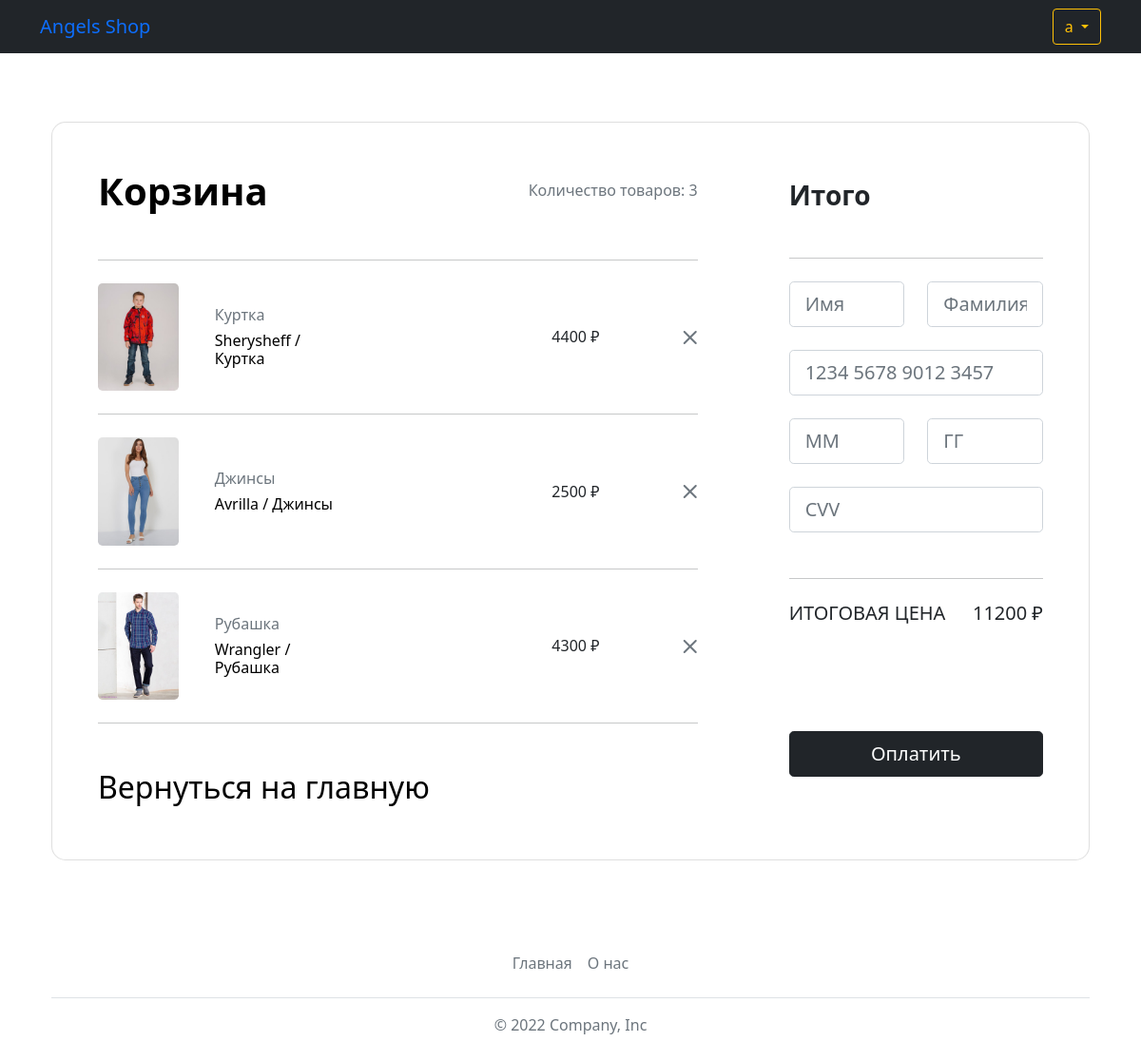
The app's page /basket (signed in) with its own data.
### data/users.py (models this page shows, shortened)
class User(SqlAlchemyBase, UserMixin):
    __tablename__ = 'users'
    id = sqlalchemy.Column(sqlalchemy.Integer,
                           primary_key=True, autoincrement=True)
    name = sqlalchemy.Column(sqlalchemy.String, nullable=False)
    email = sqlalchemy.Column(sqlalchemy.String,
                              index=True, unique=True, nullable=False)
    hashed_password = sqlalchemy.Column(sqlalchemy.String, nullable=False)
    created_date = sqlalchemy.Column(sqlalchemy.DateTime,
                                     default=datetime.datetime.now)

### data/products.py (models this page shows)
class Products(SqlAlchemyBase):
    __tablename__ = 'products'
    id = sqlalchemy.Column(sqlalchemy.Integer,
                           primary_key=True, autoincrement=True)
    title = sqlalchemy.Column(sqlalchemy.String, nullable=False)
    price = sqlalchemy.Column(sqlalchemy.Integer, nullable=False)
    type = sqlalchemy.Column(sqlalchemy.String, nullable=False)
    image_path = sqlalchemy.Column(sqlalchemy.String, nullable=False)

### main.py (the view, shortened to what this page needs)
@app.route('/basket', methods=['post', 'get'])
@login_required
def basket():
    form = Payment()
    db_sess = db_session.create_session()
    data = db_sess.query(Orders).filter(Orders.id_client == current_user.id, Orders.status == "not paid").first()
    items = db_sess.query(OrdersItems).filter(OrdersItems.id_order == data.id).all()
    list_items = []
    total = 0
    for i in items:
        products = db_sess.query(Products).filter(Products.id == i.id_product).first()
        total += products.price
        list_items.append(
            [products.title, products.title.split()[-1], products.price, products.type, products.image_path,
             products.id])
    if len(list_items) == 0:
        return render_template('basket.html', title='Корзина', list_items=[], count=len(list_items),
                                   total=total, form=form)
    return render_template('basket.html', title='Корзина', list_items=list_items, count=len(list_items),
                               total=total, form=form)

### forms/payment.py
class Payment(FlaskForm):
    name = StringField('', validators=[DataRequired()])
    surname = StringField('', validators=[DataRequired()])
    number_card = StringField('', validators=[DataRequired()])
    month = StringField('', validators=[DataRequired()])
    year = StringField('', validators=[DataRequired()])
    cvv = StringField('', validators=[DataRequired()])
    submit = SubmitField('Оплатить')

### data/db_session.py (called while the page is built)
def create_session() -> Session:
    global __factory
    return __factory()

### main.py (called while the page is built)
@login_manager.user_loader
def load_user(user_id):
    db_sess = db_session.create_session()
    return db_sess.query(User).get(user_id)

### templates/basket.html (shortened to what this page needs)
{% extends "base_without_search.html" %}
{% block content %}
<section class="h-100 h-custom">
    <div class="container py-5 h-100">
        <div class="row d-flex justify-content-center align-items-center h-100">
            <div class="col-12">
                <div class="card card-registration card-registration-2" style="border-radius: 15px;">
                    <div class="card-body p-0">
                        <div class="row g-0">
                            {% if list_items == [] %}
                            <div class="col-lg-8">
                                <div class="p-5">
                                    <div class="d-flex justify-content-between align-items-center mb-4">
                                        <h1 class="fw-bold mb-0 text-black">В Корзине пока ничего нет</h1>
                                    </div>
                                    <a href="/" class="text-black" style="text-decoration: none"><h2
                                            class="pb-3 pt-4 border-top">Вернуться на главную</h2></a>
                                </div>
                            </div>
                            {% else %}
                            <div class="col-lg-8">
                                <div class="p-5">
                                    <div class="d-flex justify-content-between align-items-center mb-5">
                                        <h1 class="fw-bold mb-0 text-black">Корзина</h1>
                                        <h6 class="mb-0 text-muted">Количество товаров: {{ count }}</h6>
                                    </div>
                                    <hr class="my-4">
                                    {% for elem in list_items %}
                                    <div class="row mb-4 d-flex justify-content-between align-items-center">
                                        <div class="col-md-2 col-lg-2 col-xl-2">
                                            <img
                                                    src="../static/img/products/{{ elem[3] }}/{{ elem[4] }}"
                                                    class="img-fluid rounded-3" alt="">
                                        </div>
                                        <div class="col-md-3 col-lg-3 col-xl-3">
                                            <h6 class="text-muted">{{ elem[1] }}</h6>
                                            <h6 class="text-black mb-0">{{ elem[0] }}</h6>
                                        </div>
                                        <div class="col-md-3 col-lg-2 col-xl-2 offset-lg-1">
                                            <h6 class="mb-0">{{ elem[2] }} ₽</h6>
                                        </div>
                                        <div class="col-md-1 col-lg-1 col-xl-1 text-end">
                                            <a href="/delete_from_cart/{{ elem[5] }}" class="text-muted"><i
                                                    class="bi bi-x-lg"></i></a>
                                        </div>
                                    </div>
                                    <hr class="my-4">
                                    {% endfor %}
                                    <div class="pt-4">
                                        <a href="/" class="text-black" style="text-decoration: none"><h2>Вернуться на
                                            главную</h2></a>
                                    </div>
                                </div>
                            </div>
                            <div class="col-lg-4 bg-grey">
                                <div class="p-5">
                                    <h3 class="fw-bold mb-5 mt-2 pt-1">Итого</h3>
                                    <hr class="my-4">
                                    <form class="mt-4" action="" method="post">
                                        <div class="form-outline row form-white">
                                            <div class="col">
                                                {{ form.name(class="form-control form-control-lg", type=text,
                                                placeholder="Имя")
                                                }}<br>
                                            </div>
                                            <div class="col">
                                                {{ form.surname(class="form-control form-control-lg", type=text,
                                                placeholder="Фамилия")
                                                }}<br>
                                            </div>
                                        </div>
                                        <div class="form-outline form-white">
                                            {{ form.number_card(class="form-control form-control-lg", type=number,
                                            placeholder="1234 5678 9012 3457", minlength=16, maxlength=19) }}<br>
                                        </div>
                                        <div class="row">
                                            <div class="col">
                                                {{ form.month(class="form-control form-control-lg", type=number,
                                                minlength=2, maxlength=2, placeholder="ММ") }}<br>
                                            </div>
                                            <div class="col">
                                                {{ form.year(class="form-control form-control-lg", type=number,
                                                minlength=2, maxlength=2, placeholder="ГГ") }}<br>
                                            </div>
                                        </div>
                                        <div class="row-md-6">
                                            {{ form.cvv(class="form-control form-control-lg", type=number,
                                            size="3", placeholder="CVV", minlength=3, maxlength=3) }}<br>
                                        </div>
                                        <hr class="my-4">
                                        <div class="d-flex justify-content-between mb-5">
                                            <h5 class="text-uppercase">Итоговая цена</h5>
                                            <h5>{{ total }} ₽</h5>
                                        </div>
                                        {% if message != 0 %}
                                            <div class="d-flex justify-content-between mb-5">
                                            </div>
                                        {% endif %}
                                        <p>{{ form.submit(type="submit", class="btn btn-dark btn-block btn-lg", style="data-mdb-ripple-color:dark")}}</p>
                                    </form>
                                </div>
                            </div>
                            {% endif %}
                        </div>
                    </div>
                </div>
            </div>
        </div>
    </div>
</section>
{% endblock %}

### templates/base_without_search.html (shortened to what this page needs)
<!doctype html>
<html lang="en">
<head>
    <link rel="stylesheet"
          href="https://stackpath.bootstrapcdn.com/bootstrap/4.4.1/css/bootstrap.min.css"
>
    <link href="https://cdn.jsdelivr.net/npm/bootstrap@5.1.3/dist/css/bootstrap.min.css" rel="stylesheet">
    <link rel="stylesheet" href="https://cdn.jsdelivr.net/npm/bootstrap-icons@1.5.0/font/bootstrap-icons.css">
</head>
<body>
<header>
    <nav class="navbar navbar-expand-md navbar-dark bg-dark mb-4">
        <div class="container">
            <a class="navbar-brand" style="color:rgb(13,110,253);" href="/">Angels Shop</a>
            {% if current_user.is_authenticated %}
            <div class="btn-group">
                <button type="button" class="btn btn-outline-warning dropdown-toggle" data-bs-toggle="dropdown"
                        aria-expanded="false">
                    {{ current_user.name }}
                </button>
            </div>
            {% else %}
            <form class="d-flex">
                <a class="btn btn-outline-primary mr-2" href="/register">Зарегистрироваться</a>
                <a class="btn btn-outline-warning" href="/login">Войти</a>
            </form>
            {% endif %}
        </div>
    </nav>
</header>
<main role="main" class="container">
    {% block content %}{% endblock %}
    <div class="container">
        <footer class="py-3 my-4">
            <ul class="nav justify-content-center border-bottom pb-3 mb-3">
                <li class="nav-item"><a href="/" class="nav-link px-2 text-muted">Главная</a></li>
                <li class="nav-item"><a href="/about" class="nav-link px-2 text-muted">О нас</a></li>
            </ul>
            <p class="text-center text-muted">&copy; 2022 Company, Inc</p>
        </footer>
    </div>
</main>
</body>
</html>

### records on screen
User: name "a"
Products: type+image_path (picture), title "Куртка", title "Sherysheff / Куртка", price "4400"
Products: type+image_path (picture), title "Джинсы", title "Avrilla / Джинсы", price "2500"
Products: image_path (picture), title "Рубашка", title "Wrangler / Рубашка", price "4300"

### other values on screen
{{ count }} "3"
{{ total }} "11200"
